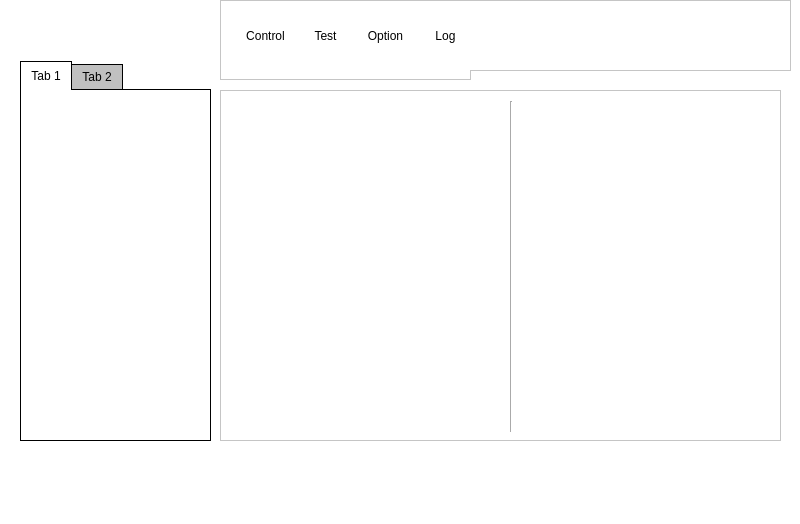
<?xml version="1.0" encoding="UTF-8"?>
<ui version="4.0">
 <class>MainWindow</class>
 <widget class="QMainWindow" name="MainWindow">
  <property name="geometry">
   <rect>
    <x>0</x>
    <y>0</y>
    <width>800</width>
    <height>524</height>
   </rect>
  </property>
  <property name="windowTitle">
   <string>MainWindow</string>
  </property>
  <property name="styleSheet">
   <string notr="true">QWidget {
  background-color: rgb(255, 255, 255);
}

QWidget::title {
 height: 24px;
 font-weight: bold;
 color: #000000;
 background: #ffffff;
}</string>
  </property>
  <widget class="QWidget" name="centralwidget">
   <widget class="QFrame" name="frame">
    <property name="geometry">
     <rect>
      <x>220</x>
      <y>0</y>
      <width>571</width>
      <height>80</height>
     </rect>
    </property>
    <property name="frameShape">
     <enum>QFrame::StyledPanel</enum>
    </property>
    <property name="frameShadow">
     <enum>QFrame::Raised</enum>
    </property>
    <widget class="QToolButton" name="BControl">
     <property name="geometry">
      <rect>
       <x>20</x>
       <y>10</y>
       <width>51</width>
       <height>51</height>
      </rect>
     </property>
     <property name="styleSheet">
      <string notr="true">QToolButton { /* all types of tool button */
/*    border: 2px solid #8f8f91;*/
    border-radius: 6px;
    background-color: transparent
}

QToolButton[popupMode=&quot;1&quot;] { /* only for MenuButtonPopup */
    padding-right: 20px; /* make way for the popup button */
}

QToolButton:checked {
    background-color: qlineargradient(x1: 0, y1: 0, x2: 0, y2: 1,
                                      stop: 0 #dadbde, stop: 1 #277dff);
}

QToolButton:pressed:hover {
    background-color: qlineargradient(x1: 0, y1: 0, x2: 0, y2: 1,
                                      stop: 0 #dadbde, stop: 1 #55aaff);
}

/* the subcontrols below are used only in the MenuButtonPopup mode */
QToolButton::menu-button {
    border: 2px solid gray;
    border-top-right-radius: 6px;
    border-bottom-right-radius: 6px;
    /* 16px width + 4px for border = 20px allocated above */
    width: 16px;
}
</string>
     </property>
     <property name="text">
      <string>Control</string>
     </property>
     <property name="checkable">
      <bool>true</bool>
     </property>
     <property name="checked">
      <bool>true</bool>
     </property>
     <property name="autoRepeat">
      <bool>true</bool>
     </property>
     <property name="autoExclusive">
      <bool>true</bool>
     </property>
     <property name="toolButtonStyle">
      <enum>Qt::ToolButtonTextUnderIcon</enum>
     </property>
    </widget>
    <widget class="QToolButton" name="BTest">
     <property name="geometry">
      <rect>
       <x>80</x>
       <y>10</y>
       <width>51</width>
       <height>51</height>
      </rect>
     </property>
     <property name="styleSheet">
      <string notr="true">QToolButton { /* all types of tool button */
/*    border: 2px solid #8f8f91;*/
    border-radius: 6px;
    background-color: transparent
}

QToolButton[popupMode=&quot;1&quot;] { /* only for MenuButtonPopup */
    padding-right: 20px; /* make way for the popup button */
}

QToolButton:checked {
    background-color: qlineargradient(x1: 0, y1: 0, x2: 0, y2: 1,
                                      stop: 0 #dadbde, stop: 1 #277dff);
}

QToolButton:pressed:hover {
    background-color: qlineargradient(x1: 0, y1: 0, x2: 0, y2: 1,
                                      stop: 0 #dadbde, stop: 1 #55aaff);
}

/* the subcontrols below are used only in the MenuButtonPopup mode */
QToolButton::menu-button {
    border: 2px solid gray;
    border-top-right-radius: 6px;
    border-bottom-right-radius: 6px;
    /* 16px width + 4px for border = 20px allocated above */
    width: 16px;
}
</string>
     </property>
     <property name="text">
      <string>Test</string>
     </property>
     <property name="checkable">
      <bool>true</bool>
     </property>
     <property name="autoRepeat">
      <bool>true</bool>
     </property>
     <property name="autoExclusive">
      <bool>true</bool>
     </property>
     <property name="toolButtonStyle">
      <enum>Qt::ToolButtonTextUnderIcon</enum>
     </property>
    </widget>
    <widget class="QToolButton" name="BOption">
     <property name="geometry">
      <rect>
       <x>140</x>
       <y>10</y>
       <width>51</width>
       <height>51</height>
      </rect>
     </property>
     <property name="styleSheet">
      <string notr="true">QToolButton { /* all types of tool button */
/*    border: 2px solid #8f8f91;*/
    border-radius: 6px;
    background-color: transparent
}

QToolButton[popupMode=&quot;1&quot;] { /* only for MenuButtonPopup */
    padding-right: 20px; /* make way for the popup button */
}

QToolButton:checked {
    background-color: qlineargradient(x1: 0, y1: 0, x2: 0, y2: 1,
                                      stop: 0 #dadbde, stop: 1 #277dff);
}

QToolButton:pressed:hover {
    background-color: qlineargradient(x1: 0, y1: 0, x2: 0, y2: 1,
                                      stop: 0 #dadbde, stop: 1 #55aaff);
}

/* the subcontrols below are used only in the MenuButtonPopup mode */
QToolButton::menu-button {
    border: 2px solid gray;
    border-top-right-radius: 6px;
    border-bottom-right-radius: 6px;
    /* 16px width + 4px for border = 20px allocated above */
    width: 16px;
}
</string>
     </property>
     <property name="text">
      <string>Option</string>
     </property>
     <property name="checkable">
      <bool>true</bool>
     </property>
     <property name="autoRepeat">
      <bool>true</bool>
     </property>
     <property name="autoExclusive">
      <bool>true</bool>
     </property>
     <property name="toolButtonStyle">
      <enum>Qt::ToolButtonTextUnderIcon</enum>
     </property>
    </widget>
    <widget class="QToolButton" name="BLog">
     <property name="geometry">
      <rect>
       <x>200</x>
       <y>10</y>
       <width>51</width>
       <height>51</height>
      </rect>
     </property>
     <property name="styleSheet">
      <string notr="true">QToolButton { /* all types of tool button */
/*    border: 2px solid #8f8f91;*/
    border-radius: 6px;
    background-color: transparent
}

QToolButton[popupMode=&quot;1&quot;] { /* only for MenuButtonPopup */
    padding-right: 20px; /* make way for the popup button */
}

QToolButton:checked {
    background-color: qlineargradient(x1: 0, y1: 0, x2: 0, y2: 1,
                                      stop: 0 #dadbde, stop: 1 #277dff);
}

QToolButton:pressed:hover {
    background-color: qlineargradient(x1: 0, y1: 0, x2: 0, y2: 1,
                                      stop: 0 #dadbde, stop: 1 #55aaff);
}

/* the subcontrols below are used only in the MenuButtonPopup mode */
QToolButton::menu-button {
    border: 2px solid gray;
    border-top-right-radius: 6px;
    border-bottom-right-radius: 6px;
    /* 16px width + 4px for border = 20px allocated above */
    width: 16px;
}
</string>
     </property>
     <property name="text">
      <string>Log</string>
     </property>
     <property name="checkable">
      <bool>true</bool>
     </property>
     <property name="autoRepeat">
      <bool>true</bool>
     </property>
     <property name="autoExclusive">
      <bool>true</bool>
     </property>
     <property name="toolButtonStyle">
      <enum>Qt::ToolButtonTextUnderIcon</enum>
     </property>
    </widget>
    <widget class="QFrame" name="frame_2">
     <property name="geometry">
      <rect>
       <x>0</x>
       <y>0</y>
       <width>571</width>
       <height>80</height>
      </rect>
     </property>
     <property name="frameShape">
      <enum>QFrame::StyledPanel</enum>
     </property>
     <property name="frameShadow">
      <enum>QFrame::Raised</enum>
     </property>
     <widget class="QToolButton" name="BControl_2">
      <property name="geometry">
       <rect>
        <x>20</x>
        <y>10</y>
        <width>51</width>
        <height>51</height>
       </rect>
      </property>
      <property name="styleSheet">
       <string notr="true">QToolButton { /* all types of tool button */
/*    border: 2px solid #8f8f91;*/
    border-radius: 6px;
    background-color: transparent
}

QToolButton[popupMode=&quot;1&quot;] { /* only for MenuButtonPopup */
    padding-right: 20px; /* make way for the popup button */
}

QToolButton:checked {
    background-color: qlineargradient(x1: 0, y1: 0, x2: 0, y2: 1,
                                      stop: 0 #dadbde, stop: 1 #277dff);
}

QToolButton:hover {
    background-color: qlineargradient(x1: 0, y1: 0, x2: 0, y2: 1,
                                      stop: 0 #dadbde, stop: 1 #55aaff);
}

/* the subcontrols below are used only in the MenuButtonPopup mode */
QToolButton::menu-button {
    border: 2px solid gray;
    border-top-right-radius: 6px;
    border-bottom-right-radius: 6px;
    /* 16px width + 4px for border = 20px allocated above */
    width: 16px;
}
</string>
      </property>
      <property name="text">
       <string>Control</string>
      </property>
      <property name="checkable">
       <bool>true</bool>
      </property>
      <property name="checked">
       <bool>true</bool>
      </property>
      <property name="autoRepeat">
       <bool>true</bool>
      </property>
      <property name="autoExclusive">
       <bool>true</bool>
      </property>
      <property name="toolButtonStyle">
       <enum>Qt::ToolButtonTextUnderIcon</enum>
      </property>
     </widget>
     <widget class="QToolButton" name="BTest_2">
      <property name="geometry">
       <rect>
        <x>80</x>
        <y>10</y>
        <width>51</width>
        <height>51</height>
       </rect>
      </property>
      <property name="styleSheet">
       <string notr="true">QToolButton { /* all types of tool button */
/*    border: 2px solid #8f8f91;*/
    border-radius: 6px;
    background-color: transparent
}

QToolButton[popupMode=&quot;1&quot;] { /* only for MenuButtonPopup */
    padding-right: 20px; /* make way for the popup button */
}

QToolButton:checked {
    background-color: qlineargradient(x1: 0, y1: 0, x2: 0, y2: 1,
                                      stop: 0 #dadbde, stop: 1 #277dff);
}

QToolButton:hover {
    background-color: qlineargradient(x1: 0, y1: 0, x2: 0, y2: 1,
                                      stop: 0 #dadbde, stop: 1 #55aaff);
}

/* the subcontrols below are used only in the MenuButtonPopup mode */
QToolButton::menu-button {
    border: 2px solid gray;
    border-top-right-radius: 6px;
    border-bottom-right-radius: 6px;
    /* 16px width + 4px for border = 20px allocated above */
    width: 16px;
}
</string>
      </property>
      <property name="text">
       <string>Test</string>
      </property>
      <property name="checkable">
       <bool>true</bool>
      </property>
      <property name="autoRepeat">
       <bool>true</bool>
      </property>
      <property name="autoExclusive">
       <bool>true</bool>
      </property>
      <property name="toolButtonStyle">
       <enum>Qt::ToolButtonTextUnderIcon</enum>
      </property>
     </widget>
     <widget class="QToolButton" name="BOption_2">
      <property name="geometry">
       <rect>
        <x>140</x>
        <y>10</y>
        <width>51</width>
        <height>51</height>
       </rect>
      </property>
      <property name="styleSheet">
       <string notr="true">QToolButton { /* all types of tool button */
/*    border: 2px solid #8f8f91;*/
    border-radius: 6px;
    background-color: transparent
}

QToolButton[popupMode=&quot;1&quot;] { /* only for MenuButtonPopup */
    padding-right: 20px; /* make way for the popup button */
}

QToolButton:checked {
    background-color: qlineargradient(x1: 0, y1: 0, x2: 0, y2: 1,
                                      stop: 0 #dadbde, stop: 1 #277dff);
}

QToolButton:hover {
    background-color: qlineargradient(x1: 0, y1: 0, x2: 0, y2: 1,
                                      stop: 0 #dadbde, stop: 1 #55aaff);
}

/* the subcontrols below are used only in the MenuButtonPopup mode */
QToolButton::menu-button {
    border: 2px solid gray;
    border-top-right-radius: 6px;
    border-bottom-right-radius: 6px;
    /* 16px width + 4px for border = 20px allocated above */
    width: 16px;
}
</string>
      </property>
      <property name="text">
       <string>Option</string>
      </property>
      <property name="checkable">
       <bool>true</bool>
      </property>
      <property name="autoRepeat">
       <bool>true</bool>
      </property>
      <property name="autoExclusive">
       <bool>true</bool>
      </property>
      <property name="toolButtonStyle">
       <enum>Qt::ToolButtonTextUnderIcon</enum>
      </property>
     </widget>
     <widget class="QToolButton" name="BLog_2">
      <property name="geometry">
       <rect>
        <x>200</x>
        <y>10</y>
        <width>51</width>
        <height>51</height>
       </rect>
      </property>
      <property name="styleSheet">
       <string notr="true">QToolButton { /* all types of tool button */
/*    border: 2px solid #8f8f91;*/
    border-radius: 6px;
    background-color: transparent
}

QToolButton[popupMode=&quot;1&quot;] { /* only for MenuButtonPopup */
    padding-right: 20px; /* make way for the popup button */
}

QToolButton:checked {
    background-color: qlineargradient(x1: 0, y1: 0, x2: 0, y2: 1,
                                      stop: 0 #dadbde, stop: 1 #277dff);
}

QToolButton:hover {
    background-color: qlineargradient(x1: 0, y1: 0, x2: 0, y2: 1,
                                      stop: 0 #dadbde, stop: 1 #55aaff);
}

/* the subcontrols below are used only in the MenuButtonPopup mode */
QToolButton::menu-button {
    border: 2px solid gray;
    border-top-right-radius: 6px;
    border-bottom-right-radius: 6px;
    /* 16px width + 4px for border = 20px allocated above */
    width: 16px;
}
</string>
      </property>
      <property name="text">
       <string>Log</string>
      </property>
      <property name="checkable">
       <bool>true</bool>
      </property>
      <property name="autoRepeat">
       <bool>true</bool>
      </property>
      <property name="autoExclusive">
       <bool>true</bool>
      </property>
      <property name="toolButtonStyle">
       <enum>Qt::ToolButtonTextUnderIcon</enum>
      </property>
     </widget>
     <widget class="QFrame" name="frame_3">
      <property name="geometry">
       <rect>
        <x>250</x>
        <y>70</y>
        <width>571</width>
        <height>80</height>
       </rect>
      </property>
      <property name="frameShape">
       <enum>QFrame::StyledPanel</enum>
      </property>
      <property name="frameShadow">
       <enum>QFrame::Raised</enum>
      </property>
      <widget class="QToolButton" name="BControl_3">
       <property name="geometry">
        <rect>
         <x>20</x>
         <y>10</y>
         <width>51</width>
         <height>51</height>
        </rect>
       </property>
       <property name="styleSheet">
        <string notr="true">QToolButton { /* all types of tool button */
/*    border: 2px solid #8f8f91;*/
    border-radius: 6px;
    background-color: transparent
}

QToolButton[popupMode=&quot;1&quot;] { /* only for MenuButtonPopup */
    padding-right: 20px; /* make way for the popup button */
}

QToolButton:checked {
    background-color: qlineargradient(x1: 0, y1: 0, x2: 0, y2: 1,
                                      stop: 0 #dadbde, stop: 1 #277dff);
}

QToolButton:pressed:hover {
    background-color: qlineargradient(x1: 0, y1: 0, x2: 0, y2: 1,
                                      stop: 0 #dadbde, stop: 1 #55aaff);
}

/* the subcontrols below are used only in the MenuButtonPopup mode */
QToolButton::menu-button {
    border: 2px solid gray;
    border-top-right-radius: 6px;
    border-bottom-right-radius: 6px;
    /* 16px width + 4px for border = 20px allocated above */
    width: 16px;
}
</string>
       </property>
       <property name="text">
        <string>Control</string>
       </property>
       <property name="checkable">
        <bool>true</bool>
       </property>
       <property name="checked">
        <bool>true</bool>
       </property>
       <property name="autoRepeat">
        <bool>true</bool>
       </property>
       <property name="autoExclusive">
        <bool>true</bool>
       </property>
       <property name="toolButtonStyle">
        <enum>Qt::ToolButtonTextUnderIcon</enum>
       </property>
      </widget>
      <widget class="QToolButton" name="BTest_3">
       <property name="geometry">
        <rect>
         <x>80</x>
         <y>10</y>
         <width>51</width>
         <height>51</height>
        </rect>
       </property>
       <property name="styleSheet">
        <string notr="true">QToolButton { /* all types of tool button */
/*    border: 2px solid #8f8f91;*/
    border-radius: 6px;
    background-color: transparent
}

QToolButton[popupMode=&quot;1&quot;] { /* only for MenuButtonPopup */
    padding-right: 20px; /* make way for the popup button */
}

QToolButton:checked {
    background-color: qlineargradient(x1: 0, y1: 0, x2: 0, y2: 1,
                                      stop: 0 #dadbde, stop: 1 #277dff);
}

QToolButton:pressed:hover {
    background-color: qlineargradient(x1: 0, y1: 0, x2: 0, y2: 1,
                                      stop: 0 #dadbde, stop: 1 #55aaff);
}

/* the subcontrols below are used only in the MenuButtonPopup mode */
QToolButton::menu-button {
    border: 2px solid gray;
    border-top-right-radius: 6px;
    border-bottom-right-radius: 6px;
    /* 16px width + 4px for border = 20px allocated above */
    width: 16px;
}
</string>
       </property>
       <property name="text">
        <string>Test</string>
       </property>
       <property name="checkable">
        <bool>true</bool>
       </property>
       <property name="autoRepeat">
        <bool>true</bool>
       </property>
       <property name="autoExclusive">
        <bool>true</bool>
       </property>
       <property name="toolButtonStyle">
        <enum>Qt::ToolButtonTextUnderIcon</enum>
       </property>
      </widget>
      <widget class="QToolButton" name="BOption_3">
       <property name="geometry">
        <rect>
         <x>140</x>
         <y>10</y>
         <width>51</width>
         <height>51</height>
        </rect>
       </property>
       <property name="styleSheet">
        <string notr="true">QToolButton { /* all types of tool button */
/*    border: 2px solid #8f8f91;*/
    border-radius: 6px;
    background-color: transparent
}

QToolButton[popupMode=&quot;1&quot;] { /* only for MenuButtonPopup */
    padding-right: 20px; /* make way for the popup button */
}

QToolButton:checked {
    background-color: qlineargradient(x1: 0, y1: 0, x2: 0, y2: 1,
                                      stop: 0 #dadbde, stop: 1 #277dff);
}

QToolButton:pressed:hover {
    background-color: qlineargradient(x1: 0, y1: 0, x2: 0, y2: 1,
                                      stop: 0 #dadbde, stop: 1 #55aaff);
}

/* the subcontrols below are used only in the MenuButtonPopup mode */
QToolButton::menu-button {
    border: 2px solid gray;
    border-top-right-radius: 6px;
    border-bottom-right-radius: 6px;
    /* 16px width + 4px for border = 20px allocated above */
    width: 16px;
}
</string>
       </property>
       <property name="text">
        <string>Option</string>
       </property>
       <property name="checkable">
        <bool>true</bool>
       </property>
       <property name="autoRepeat">
        <bool>true</bool>
       </property>
       <property name="autoExclusive">
        <bool>true</bool>
       </property>
       <property name="toolButtonStyle">
        <enum>Qt::ToolButtonTextUnderIcon</enum>
       </property>
      </widget>
      <widget class="QToolButton" name="BLog_3">
       <property name="geometry">
        <rect>
         <x>200</x>
         <y>10</y>
         <width>51</width>
         <height>51</height>
        </rect>
       </property>
       <property name="styleSheet">
        <string notr="true">QToolButton { /* all types of tool button */
/*    border: 2px solid #8f8f91;*/
    border-radius: 6px;
    background-color: transparent
}

QToolButton[popupMode=&quot;1&quot;] { /* only for MenuButtonPopup */
    padding-right: 20px; /* make way for the popup button */
}

QToolButton:checked {
    background-color: qlineargradient(x1: 0, y1: 0, x2: 0, y2: 1,
                                      stop: 0 #dadbde, stop: 1 #277dff);
}

QToolButton:pressed:hover {
    background-color: qlineargradient(x1: 0, y1: 0, x2: 0, y2: 1,
                                      stop: 0 #dadbde, stop: 1 #55aaff);
}

/* the subcontrols below are used only in the MenuButtonPopup mode */
QToolButton::menu-button {
    border: 2px solid gray;
    border-top-right-radius: 6px;
    border-bottom-right-radius: 6px;
    /* 16px width + 4px for border = 20px allocated above */
    width: 16px;
}
</string>
       </property>
       <property name="text">
        <string>Log</string>
       </property>
       <property name="checkable">
        <bool>true</bool>
       </property>
       <property name="autoRepeat">
        <bool>true</bool>
       </property>
       <property name="autoExclusive">
        <bool>true</bool>
       </property>
       <property name="toolButtonStyle">
        <enum>Qt::ToolButtonTextUnderIcon</enum>
       </property>
      </widget>
     </widget>
    </widget>
   </widget>
   <widget class="QStackedWidget" name="stackedWidget">
    <property name="geometry">
     <rect>
      <x>220</x>
      <y>90</y>
      <width>561</width>
      <height>351</height>
     </rect>
    </property>
    <property name="inputMethodHints">
     <set>Qt::ImhNone</set>
    </property>
    <property name="frameShape">
     <enum>QFrame::StyledPanel</enum>
    </property>
    <property name="frameShadow">
     <enum>QFrame::Raised</enum>
    </property>
    <property name="currentIndex">
     <number>0</number>
    </property>
    <widget class="QWidget" name="PControl">
     <widget class="QToolButton" name="BRefresh">
      <property name="geometry">
       <rect>
        <x>10</x>
        <y>20</y>
        <width>30</width>
        <height>30</height>
       </rect>
      </property>
      <property name="maximumSize">
       <size>
        <width>30</width>
        <height>30</height>
       </size>
      </property>
      <property name="styleSheet">
       <string notr="true">QToolButton { /* all types of tool button */
/*    border: 2px solid #8f8f91;*/
    border-radius: 6px;
    background-color: transparent
}

QToolButton[popupMode=&quot;1&quot;] { /* only for MenuButtonPopup */
    padding-right: 20px; /* make way for the popup button */
}

QToolButton:pressed {
    background-color: transparent
}

QToolButton:pressed:hover {
    background-color: qlineargradient(x1: 0, y1: 0, x2: 0, y2: 1,
                                      stop: 0 #dadbde, stop: 1 #55aaff);
}

/* the subcontrols below are used only in the MenuButtonPopup mode */
QToolButton::menu-button {
    border: 2px solid gray;
    border-top-right-radius: 6px;
    border-bottom-right-radius: 6px;
    /* 16px width + 4px for border = 20px allocated above */
    width: 16px;
}

QToolButton::menu-arrow {
    image: url(downarrow.png);
}

QToolButton::menu-arrow:open {
    top: 1px; left: 1px; /* shift it a bit */
}</string>
      </property>
      <property name="text">
       <string/>
      </property>
      <property name="icon">
       <iconset resource="icon.qrc">
        <normaloff>:/menu/icons/icons8-restart-50.png</normaloff>:/menu/icons/icons8-restart-50.png</iconset>
      </property>
      <property name="iconSize">
       <size>
        <width>25</width>
        <height>25</height>
       </size>
      </property>
      <property name="toolButtonStyle">
       <enum>Qt::ToolButtonTextUnderIcon</enum>
      </property>
     </widget>
     <widget class="Line" name="line">
      <property name="geometry">
       <rect>
        <x>280</x>
        <y>10</y>
        <width>20</width>
        <height>331</height>
       </rect>
      </property>
      <property name="orientation">
       <enum>Qt::Vertical</enum>
      </property>
     </widget>
     <widget class="QToolButton" name="BStart">
      <property name="geometry">
       <rect>
        <x>60</x>
        <y>20</y>
        <width>30</width>
        <height>30</height>
       </rect>
      </property>
      <property name="maximumSize">
       <size>
        <width>30</width>
        <height>30</height>
       </size>
      </property>
      <property name="styleSheet">
       <string notr="true">QToolButton { /* all types of tool button */
/*    border: 2px solid #8f8f91;*/
    border-radius: 6px;
    background-color: transparent
}

QToolButton[popupMode=&quot;1&quot;] { /* only for MenuButtonPopup */
    padding-right: 20px; /* make way for the popup button */
}

QToolButton:pressed {
    background-color: transparent
}

QToolButton:pressed:hover {
    background-color: qlineargradient(x1: 0, y1: 0, x2: 0, y2: 1,
                                      stop: 0 #dadbde, stop: 1 #55aaff);
}

/* the subcontrols below are used only in the MenuButtonPopup mode */
QToolButton::menu-button {
    border: 2px solid gray;
    border-top-right-radius: 6px;
    border-bottom-right-radius: 6px;
    /* 16px width + 4px for border = 20px allocated above */
    width: 16px;
}

QToolButton::menu-arrow {
    image: url(downarrow.png);
}

QToolButton::menu-arrow:open {
    top: 1px; left: 1px; /* shift it a bit */
}</string>
      </property>
      <property name="text">
       <string/>
      </property>
      <property name="icon">
       <iconset resource="icon.qrc">
        <normaloff>:/menu/icons/icons8-play-50.png</normaloff>:/menu/icons/icons8-play-50.png</iconset>
      </property>
      <property name="iconSize">
       <size>
        <width>30</width>
        <height>30</height>
       </size>
      </property>
      <property name="toolButtonStyle">
       <enum>Qt::ToolButtonTextUnderIcon</enum>
      </property>
     </widget>
    </widget>
    <widget class="QWidget" name="PTest">
     <widget class="QToolButton" name="BInstall">
      <property name="geometry">
       <rect>
        <x>20</x>
        <y>20</y>
        <width>30</width>
        <height>30</height>
       </rect>
      </property>
      <property name="maximumSize">
       <size>
        <width>30</width>
        <height>30</height>
       </size>
      </property>
      <property name="styleSheet">
       <string notr="true">QToolButton { /* all types of tool button */
/*    border: 2px solid #8f8f91;*/
    border-radius: 6px;
    background-color: transparent
}

QToolButton[popupMode=&quot;1&quot;] { /* only for MenuButtonPopup */
    padding-right: 20px; /* make way for the popup button */
}

QToolButton:pressed {
    background-color: transparent
}

QToolButton:pressed:hover {
    background-color: qlineargradient(x1: 0, y1: 0, x2: 0, y2: 1,
                                      stop: 0 #dadbde, stop: 1 #55aaff);
}

/* the subcontrols below are used only in the MenuButtonPopup mode */
QToolButton::menu-button {
    border: 2px solid gray;
    border-top-right-radius: 6px;
    border-bottom-right-radius: 6px;
    /* 16px width + 4px for border = 20px allocated above */
    width: 16px;
}

QToolButton::menu-arrow {
    image: url(downarrow.png);
}

QToolButton::menu-arrow:open {
    top: 1px; left: 1px; /* shift it a bit */
}</string>
      </property>
      <property name="text">
       <string/>
      </property>
      <property name="icon">
       <iconset resource="icon.qrc">
        <normaloff>:/menu/icons/icons8-restart-50.png</normaloff>:/menu/icons/icons8-restart-50.png</iconset>
      </property>
      <property name="iconSize">
       <size>
        <width>25</width>
        <height>25</height>
       </size>
      </property>
      <property name="toolButtonStyle">
       <enum>Qt::ToolButtonTextUnderIcon</enum>
      </property>
     </widget>
    </widget>
    <widget class="QWidget" name="POption"/>
    <widget class="QWidget" name="PLog"/>
   </widget>
   <widget class="QTabWidget" name="tabWidget">
    <property name="geometry">
     <rect>
      <x>20</x>
      <y>60</y>
      <width>191</width>
      <height>381</height>
     </rect>
    </property>
    <property name="styleSheet">
     <string notr="true">QTabWidget::pane {
    border: 1px solid black;
    background: white;
}

QTabWidget::tab-bar:top {
    top: 1px;
}

QTabWidget::tab-bar:bottom {
    bottom: 1px;
}

QTabWidget::tab-bar:left {
    right: 1px;
}

QTabWidget::tab-bar:right {
    left: 1px;
}

QTabBar::tab {
    border: 1px solid black;
}

QTabBar::tab:selected {
    background: white;
}

QTabBar::tab:!selected {
    background: silver;
}

QTabBar::tab:!selected:hover {
    background: #999;
}

QTabBar::tab:top:!selected {
    margin-top: 3px;
}

QTabBar::tab:bottom:!selected {
    margin-bottom: 3px;
}

QTabBar::tab:top, QTabBar::tab:bottom {
    min-width: 8ex;
    margin-right: -1px;
    padding: 5px 10px 5px 10px;
}

QTabBar::tab:top:selected {
    border-bottom-color: none;
}

QTabBar::tab:bottom:selected {
    border-top-color: none;
}

QTabBar::tab:top:last, QTabBar::tab:bottom:last,
QTabBar::tab:top:only-one, QTabBar::tab:bottom:only-one {
    margin-right: 0;
}

QTabBar::tab:left:!selected {
    margin-right: 3px;
}

QTabBar::tab:right:!selected {
    margin-left: 3px;
}

QTabBar::tab:left, QTabBar::tab:right {
    min-height: 8ex;
    margin-bottom: -1px;
    padding: 10px 5px 10px 5px;
}

QTabBar::tab:left:selected {
    border-left-color: none;
}

QTabBar::tab:right:selected {
    border-right-color: none;
}

QTabBar::tab:left:last, QTabBar::tab:right:last,
QTabBar::tab:left:only-one, QTabBar::tab:right:only-one {
    margin-bottom: 0;
}</string>
    </property>
    <property name="tabPosition">
     <enum>QTabWidget::North</enum>
    </property>
    <property name="tabShape">
     <enum>QTabWidget::Rounded</enum>
    </property>
    <property name="currentIndex">
     <number>0</number>
    </property>
    <property name="elideMode">
     <enum>Qt::ElideNone</enum>
    </property>
    <property name="tabBarAutoHide">
     <bool>false</bool>
    </property>
    <widget class="QWidget" name="tab">
     <attribute name="title">
      <string>Tab 1</string>
     </attribute>
    </widget>
    <widget class="QWidget" name="tab_2">
     <attribute name="title">
      <string>Tab 2</string>
     </attribute>
    </widget>
   </widget>
  </widget>
  <widget class="QMenuBar" name="menubar">
   <property name="geometry">
    <rect>
     <x>0</x>
     <y>0</y>
     <width>800</width>
     <height>21</height>
    </rect>
   </property>
  </widget>
  <widget class="QStatusBar" name="statusbar"/>
 </widget>
 <resources>
  <include location="icon.qrc"/>
 </resources>
 <connections/>
</ui>
